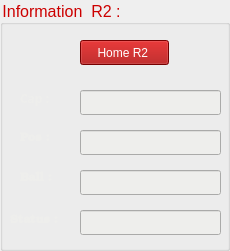
   <widget class="QGroupBox" name="groupBox_3">
    <property name="geometry">
     <rect>
      <x>10</x>
      <y>90</y>
      <width>230</width>
      <height>251</height>
     </rect>
    </property>
    <property name="font">
     <font>
      <family>Ubuntu</family>
      <pointsize>12</pointsize>
      <weight>50</weight>
      <bold>false</bold>
     </font>
    </property>
    <property name="styleSheet">
     <string notr="true">color: rgb(204, 0, 0);
</string>
    </property>
    <property name="title">
     <string>Information  R2 :</string>
    </property>
    <widget class="QLabel" name="label_13">
     <property name="geometry">
      <rect>
       <x>20</x>
       <y>90</y>
       <width>41</width>
       <height>17</height>
      </rect>
     </property>
     <property name="font">
      <font>
       <family>Ubuntu Condensed</family>
       <weight>75</weight>
       <bold>true</bold>
      </font>
     </property>
     <property name="styleSheet">
      <string notr="true">color: rgb(238, 238, 236);</string>
     </property>
     <property name="text">
      <string>Cap :</string>
     </property>
    </widget>
    <widget class="QLabel" name="label_14">
     <property name="geometry">
      <rect>
       <x>20</x>
       <y>130</y>
       <width>41</width>
       <height>17</height>
      </rect>
     </property>
     <property name="font">
      <font>
       <family>URW Bookman L</family>
       <weight>75</weight>
       <bold>true</bold>
      </font>
     </property>
     <property name="styleSheet">
      <string notr="true">color: rgb(238, 238, 236);</string>
     </property>
     <property name="text">
      <string>Pos :</string>
     </property>
    </widget>
    <widget class="QLabel" name="label_15">
     <property name="geometry">
      <rect>
       <x>10</x>
       <y>210</y>
       <width>61</width>
       <height>21</height>
      </rect>
     </property>
     <property name="font">
      <font>
       <family>URW Bookman L</family>
       <weight>75</weight>
       <bold>true</bold>
      </font>
     </property>
     <property name="styleSheet">
      <string notr="true">color: rgb(238, 238, 236);</string>
     </property>
     <property name="text">
      <string>Status :</string>
     </property>
    </widget>
    <widget class="QLabel" name="label_16">
     <property name="geometry">
      <rect>
       <x>20</x>
       <y>170</y>
       <width>41</width>
       <height>17</height>
      </rect>
     </property>
     <property name="font">
      <font>
       <family>URW Bookman L</family>
       <weight>75</weight>
       <bold>true</bold>
      </font>
     </property>
     <property name="styleSheet">
      <string notr="true">color: rgb(238, 238, 236);</string>
     </property>
     <property name="text">
      <string>Ball :</string>
     </property>
    </widget>
    <widget class="QLineEdit" name="lineEdit_cap2">
     <property name="geometry">
      <rect>
       <x>80</x>
       <y>90</y>
       <width>141</width>
       <height>25</height>
      </rect>
     </property>
     <property name="styleSheet">
      <string notr="true">color: rgb(0, 0, 0);
background-color: rgb(238, 238, 236);</string>
     </property>
    </widget>
    <widget class="QLineEdit" name="lineEdit_pos2">
     <property name="geometry">
      <rect>
       <x>80</x>
       <y>130</y>
       <width>141</width>
       <height>25</height>
      </rect>
     </property>
     <property name="styleSheet">
      <string notr="true">color: rgb(0, 0, 0);
background-color: rgb(238, 238, 236);</string>
     </property>
    </widget>
    <widget class="QLineEdit" name="lineEdit_ball2">
     <property name="geometry">
      <rect>
       <x>80</x>
       <y>170</y>
       <width>141</width>
       <height>25</height>
      </rect>
     </property>
     <property name="styleSheet">
      <string notr="true">color: rgb(0, 0, 0);
background-color: rgb(238, 238, 236);</string>
     </property>
    </widget>
    <widget class="QLineEdit" name="lineEdit_ballPos2">
     <property name="geometry">
      <rect>
       <x>80</x>
       <y>210</y>
       <width>141</width>
       <height>25</height>
      </rect>
     </property>
     <property name="font">
      <font>
       <family>URW Bookman L</family>
       <weight>75</weight>
       <bold>true</bold>
      </font>
     </property>
     <property name="styleSheet">
      <string notr="true">color: rgb(0, 0, 0);
background-color: rgb(238, 238, 236);</string>
     </property>
    </widget>
    <widget class="QPushButton" name="pb_Home1">
     <property name="geometry">
      <rect>
       <x>80</x>
       <y>40</y>
       <width>89</width>
       <height>25</height>
      </rect>
     </property>
     <property name="styleSheet">
      <string notr="true">background-color: rgb(164, 0, 0);
color: rgb(255, 255, 255);</string>
     </property>
     <property name="text">
      <string>Home R2 </string>
     </property>
    </widget>
   </widget>
